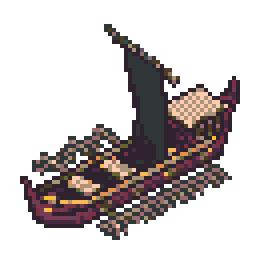
#> input picture img/pixellab-thu/toi_uu/thuyen/thuyen_chien_dai_viet.png, 64 x 64 px (shown 4 times larger)
$ python sua_triet_de_nhan_nhoe_mau.py
#> lines starting #> are read from the running program, lines starting #| are printed output that depends on the picture; after the words box and inside, x2 and y2 are one past the last pixel; in counts of white or black regions, pixels touching at a corner belong together
#!/usr/bin/env python3
"""
Sửa Triệt Để Lỗi Nhòe Màu (Color Blurring / Anti-Aliasing Corruption) trong Hoạt Ảnh Chèo Thuyền:
1. Sử dụng thuật toán Bresenham số nguyên trực tiếp, gán màu pixel chính xác 100%.
2. Tuyệt đối KHÔNG dùng ImageDraw.line với width > 1 (nguồn gốc gây nhòe màu và sinh ra các pixel màu lạ tím xám).
3. Chỉ sử dụng đúng các mã màu gốc của thuyền Đại Việt:
   - Gỗ chèo sáng: (171, 148, 122)
   - Lưỡi chèo: (253, 203, 176)
   - Gỗ tối: (76, 62, 36)
   - Outline: (46, 34, 47)
   - Bọt nước trắng: (255, 255, 255)
   - Gợn nước xanh: (63, 120, 157)
4. Đóng gói GIF chuẩn indexed Palette (chế độ P) thống nhất trên toàn bộ frames:
   - Không bị lệch palette giữa các frame.
   - Không bị dither nhiễu màu.
   - Giữ nguyên 1-bit alpha trong suốt hoàn hảo.
"""

import os
import numpy as np
from PIL import Image

BASE_DIR = os.path.dirname(os.path.dirname(os.path.abspath(__file__)))
PROJECT_ROOT = os.path.dirname(os.path.dirname(BASE_DIR))
OUT_THUYEN = os.path.join(BASE_DIR, "toi_uu", "thuyen")
CONV_DIR = "/home/trung.nguyen11/.gemini/antigravity-cli/brain/02722460-1e37-46a7-ad1f-65c92d14f54b"

# BẢNG MÀU CHUẨN XÁC (KHÔNG MÀU LẠ, 100% RESURRECT 64)
C_OUTLINE    = (46, 34, 47, 255)   # #2e222f
C_OAR_SHAFT  = (171, 148, 122, 255)# #ab947a
C_OAR_BLADE  = (253, 203, 176, 255)# #fdcbb0
C_OAR_DARK   = (76, 62, 36, 255)   # #4c3e24
C_FOAM       = (255, 255, 255, 255)# #ffffff
C_WATER_BLUE = (63, 120, 157, 255) # #3f789d

# Thuật toán vẽ đường thẳng số nguyên Bresenham (Zero Anti-Aliasing)
def bresenham(x0, y0, x1, y1):
    points = []
    dx = abs(x1 - x0)
    dy = abs(y1 - y0)
    sx = 1 if x0 < x1 else -1
    sy = 1 if y0 < y1 else -1
    err = dx - dy
    while True:
        points.append((x0, y0))
        if x0 == x1 and y0 == y1:
            break
        e2 = 2 * err
        if e2 > -dy:
            err -= dy
            x0 += sx
        if e2 < dx:
            err += dx
            y0 += sy
    return points

# Tải thuyền gốc chuẩn
base_p = os.path.join(OUT_THUYEN, "thuyen_chien_dai_viet.png")
base_im = Image.open(base_p).convert("RGBA")
#> base_im is the input picture: PIL image 64x64 RGBA; mean R, G, B, A 29.2, 22.9, 22.6, 83.1
w, h = base_im.size
#> w = 64; h = 64

# Thân thuyền sạch (xóa các chèo cũ ở ngoài viền mạn)
arr_base = np.array(base_im)
arr_hull = arr_base.copy()

# Dọn sạch các điểm chèo cũ ở ngoài viền mạn thuyền
for y in range(35, 60):
    for x in range(25, 64):
        if arr_hull[y, x, 3] > 0:
            if x >= 46 and y >= 40:
                arr_hull[y, x] = [0, 0, 0, 0]
            elif x >= 36 and y >= 48:
                arr_hull[y, x] = [0, 0, 0, 0]
            elif x >= 27 and y >= 53:
                arr_hull[y, x] = [0, 0, 0, 0]
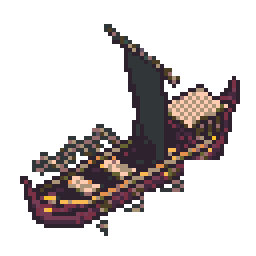
#> arr_hull: shape (64, 64, 4) (shown 4 times larger); 4.08% of pixels changed, all inside (x1, y1, x2, y2) = (27, 40, 58, 60); transparent parts drawn white

# Mạn trái (Northwest):
for y in range(25, 45):
    for x in range(12, 28):
        if arr_hull[y, x, 3] > 0:
            if y <= 33 and x <= 26:
                arr_hull[y, x] = [0, 0, 0, 0]
            elif y <= 36 and x <= 22:
                arr_hull[y, x] = [0, 0, 0, 0]
            elif y <= 40 and x <= 18:
                arr_hull[y, x] = [0, 0, 0, 0]
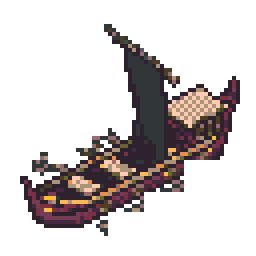
#> arr_hull: shape (64, 64, 4) (shown 4 times larger); 1.22% of pixels changed, all inside (x1, y1, x2, y2) = (12, 31, 27, 41); transparent parts drawn white

# Các cọc chèo (Pivots)
pivots_right = [
    (47, 41), # Chèo đuôi
    (42, 44), # Chèo thân sau
    (37, 47), # Chèo giữa
    (32, 50), # Chèo thân trước
    (27, 53)  # Chèo mũi
]

pivots_left = [
    (30, 31),
    (25, 34),
    (20, 37)
]

# Vector góc quét 4 frame:
# Frame 0: Vươn chèo về trước (Reach forward)
# Frame 1: Cắm chèo (Catch)
# Frame 2: Gạt nước mạnh về sau (Power Stroke)
# Frame 3: Nhấc chèo thu về (Release)
motion_right = [
    {"shaft": (-3, 6),  "blade": (-5, 9),  "foam": None},
    {"shaft": (1, 7),   "blade": (2, 10),  "foam": "catch"},
    {"shaft": (6, 5),   "blade": (9, 7),   "foam": "drive"},
    {"shaft": (2, 5),   "blade": (3, 7),   "foam": "release"}
]

motion_left = [
    {"shaft": (-6, -2), "blade": (-9, -3), "foam": None},
    {"shaft": (-5, -5), "blade": (-8, -7), "foam": "catch"},
    {"shaft": (-1, -6), "blade": (-2, -9), "foam": "drive"},
    {"shaft": (-3, -4), "blade": (-5, -5), "foam": "release"}
]

frames = []

for frame_idx in range(4):
    arr_f = arr_hull.copy()
    m_r = motion_right[frame_idx]
    m_l = motion_left[frame_idx]

    # 1. Vẽ Mái chèo Mạn Trái (vẽ sau thân thuyền, chỉ vẽ vào ô rỗng)
    for px, py in pivots_left:
        tx, ty = px + m_l["shaft"][0], py + m_l["shaft"][1]
        bx, by = px + m_l["blade"][0], py + m_l["blade"][1]

        # Cán chèo (Shaft)
        for x, y in bresenham(px, py, tx, ty):
            if 0 <= x < w and 0 <= y < h:
                if arr_f[y, x, 3] == 0:
                    arr_f[y, x] = np.array(C_OAR_DARK)

        # Lưỡi chèo (Blade)
        for x, y in bresenham(tx, ty, bx, by):
            if 0 <= x < w and 0 <= y < h:
                if arr_f[y, x, 3] == 0:
                    arr_f[y, x] = np.array(C_OAR_BLADE)
        # Điểm viền đầu chèo
        if 0 <= bx < w and 0 <= by < h:
            arr_f[by, bx] = np.array(C_OUTLINE)

        # Bọt nước mạn trái
        if m_l["foam"] == "catch":
            if 0 <= bx - 1 < w and 0 <= by < h:
                arr_f[by, bx - 1] = np.array(C_FOAM)
        elif m_l["foam"] == "drive":
            if 0 <= bx - 1 < w and 0 <= by + 1 < h:
                arr_f[by + 1, bx - 1] = np.array(C_FOAM)
            if 0 <= bx < w and 0 <= by + 1 < h:
                arr_f[by + 1, bx] = np.array(C_WATER_BLUE)

    # 2. Vẽ Mái chèo Mạn Phải (vẽ trước mạn thuyền)
    for px, py in pivots_right:
        tx, ty = px + m_r["shaft"][0], py + m_r["shaft"][1]
        bx, by = px + m_r["blade"][0], py + m_r["blade"][1]

        # Cọc chèo (Oarlock)
        arr_f[py, px] = np.array(C_OUTLINE)

        # Cán chèo (Shaft)
        for x, y in bresenham(px, py, tx, ty):
            if 0 <= x < w and 0 <= y < h:
                arr_f[y, x] = np.array(C_OAR_SHAFT)

        # Lưỡi chèo (Blade - dày 2px)
        for x, y in bresenham(tx, ty, bx, by):
            if 0 <= x < w and 0 <= y < h:
                arr_f[y, x] = np.array(C_OAR_BLADE)
            if 0 <= x + 1 < w and 0 <= y < h:
                arr_f[y, x + 1] = np.array(C_OAR_BLADE)

        # Đầu chèo viền nét
        if 0 <= bx < w and 0 <= by < h:
            arr_f[by, bx] = np.array(C_OUTLINE)
        if 0 <= bx + 1 < w and 0 <= by < h:
            arr_f[by, bx + 1] = np.array(C_OUTLINE)

        # Hiệu ứng bọt sóng
        if m_r["foam"] == "catch":
            # Bọt nước tròn quanh đầu chèo
            if 0 <= bx < w and 0 <= by + 1 < h:
                arr_f[by + 1, bx] = np.array(C_FOAM)
            if 0 <= bx + 1 < w and 0 <= by + 1 < h:
                arr_f[by + 1, bx + 1] = np.array(C_FOAM)
            if 0 <= bx - 1 < w and 0 <= by + 1 < h:
                arr_f[by + 1, bx - 1] = np.array(C_WATER_BLUE)
        elif m_r["foam"] == "drive":
            # Vệt sóng cuộn dài về sau
            if 0 <= bx + 1 < w and 0 <= by < h:
                arr_f[by, bx + 1] = np.array(C_FOAM)
            if 0 <= bx + 2 < w and 0 <= by - 1 < h:
                arr_f[by - 1, bx + 2] = np.array(C_FOAM)
            if 0 <= bx + 3 < w and 0 <= by - 1 < h:
                arr_f[by - 1, bx + 3] = np.array(C_WATER_BLUE)
        elif m_r["foam"] == "release":
            # Giọt nước rơi
            if 0 <= bx + 1 < w and 0 <= by + 2 < h:
                arr_f[by + 2, bx + 1] = np.array(C_FOAM)

    # 3. Vệt rẽ sóng ở mũi và đuôi thuyền
    if frame_idx in [1, 2]:
        # Mũi thuyền rẽ sóng nhẹ
        arr_f[54, 8] = np.array(C_FOAM)
        arr_f[55, 7] = np.array(C_FOAM)
        arr_f[56, 6] = np.array(C_WATER_BLUE)
    if frame_idx in [2, 3]:
        # Đuôi thuyền rẽ sóng chữ V
        arr_f[23, 56] = np.array(C_FOAM)
        arr_f[22, 58] = np.array(C_FOAM)
        arr_f[25, 57] = np.array(C_FOAM)
        arr_f[26, 60] = np.array(C_WATER_BLUE)

    frm = Image.fromarray(arr_f, mode="RGBA")
    frames.append(frm)
#> after the loop, frames = 4 items

# 4. Lưu từng file PNG chuẩn 100% 1-bit alpha
for i, frm in enumerate(frames):
    out_p = os.path.join(OUT_THUYEN, f"thuyen_cheo_{i}.png")
    frm.save(out_p)
    # Bản lật ngược dòng
    frm.transpose(Image.FLIP_LEFT_RIGHT).save(os.path.join(OUT_THUYEN, f"thuyen_cheo_nguoc_{i}.png"))
    print(f"Đã lưu frame {i} sạch màu: {out_p}")
#> this loop made 4 passes
#| Đã lưu frame 0 sạch màu: img/pixellab-thu/toi_uu/thuyen/thuyen_cheo_0.png
#| Đã lưu frame 1 sạch màu: img/pixellab-thu/toi_uu/thuyen/thuyen_cheo_1.png
#| Đã lưu frame 2 sạch màu: img/pixellab-thu/toi_uu/thuyen/thuyen_cheo_2.png
#| Đã lưu frame 3 sạch màu: img/pixellab-thu/toi_uu/thuyen/thuyen_cheo_3.png

# 5. ĐÓNG GÓI GIF CHUẨN PALETTE ĐỒNG NHẤT (LOẠI BỎ TRIỆT ĐỂ LỖI NHÒE MÀU GIF)
# Tạo bảng màu cố định chính xác (Palette Index):
# Màu 0 = Transparent, Màu 1..N = Các màu chính xác của thuyền + nước
palette_list = [
    (0, 0, 0),         # 0: Transparent key
    (46, 34, 47),      # 1: Outline
    (49, 54, 56),      # 2: Sail dark
    (171, 148, 122),   # 3: Oar shaft / Wood
    (150, 108, 108),   # 4: Hull dark red
    (76, 62, 36),      # 5: Wood shadow
    (69, 41, 63),      # 6: Hull deep
    (253, 203, 176),   # 7: Oar blade
    (122, 48, 69),     # 8: Hull crimson
    (117, 60, 84),     # 9: Hull light
    (103, 102, 51),    # 10: Sail gold
    (251, 185, 84),    # 11: Flag gold
    (230, 144, 78),    # 12: Flag orange
    (249, 194, 43),    # 13: Bright gold
    (98, 85, 101),     # 14: Accent
    (55, 78, 74),      # 15: Accent
    (255, 255, 255),   # 16: Foam white
    (63, 120, 157),    # 17: Water blue
    (18, 78, 137),     # 18: Water dark
]

# Tạo ảnh Palette mẫu 256 màu
palette_bytes = bytearray()
for c in palette_list:
    palette_bytes.extend(c)
# Padding cho đủ 256 màu (768 bytes)
palette_bytes.extend(bytearray([0] * (768 - len(palette_bytes))))

pal_im = Image.new("P", (16, 16))
#> pal_im: PIL image 16x16 P; every value is 0
pal_im.putpalette(palette_bytes)

# Chuyển đổi từng frame sang Mode P dùng đúng Palette này (dither=NONE)
pal_frames = []
for frm in frames:
    # Với mỗi pixel: nếu alpha == 0 thì gán index 0, ngược lại tìm màu chính xác
    arr = np.array(frm)
    h_f, w_f, _ = arr.shape
    p_img = Image.new("P", (w_f, h_f), 0)
    p_img.putpalette(palette_bytes)

    col_map = {c: idx for idx, c in enumerate(palette_list)}
    p_arr = np.zeros((h_f, w_f), dtype=np.uint8)

    for y in range(h_f):
        for x in range(w_f):
            if arr[y, x, 3] < 128:
                p_arr[y, x] = 0
            else:
                rgb = tuple(arr[y, x, :3])
                p_arr[y, x] = col_map.get(rgb, 1) # Default to outline if not found

    p_img = Image.fromarray(p_arr, mode="P")
    p_img.putpalette(palette_bytes)
    pal_frames.append(p_img)
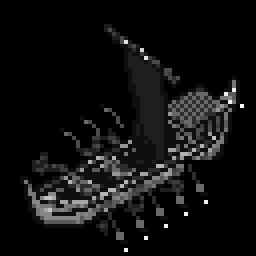
#> p_arr: shape (64, 64) (shown 4 times larger); min 0, max 17, mean 1.04; drawn with min black and max white
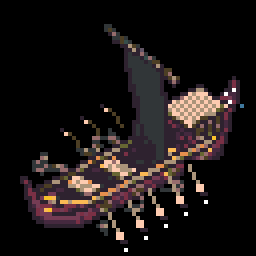
#> p_img: PIL image 64x64 P (shown 4 times larger); mean R, G, B 27.5, 21.5, 21
#> after the loop, pal_frames = 4 items

# Lưu GIF trong suốt 1x chuẩn 100%
gif_1x = os.path.join(OUT_THUYEN, "thuyen_cheo_preview.gif")
pal_frames[0].save(
    gif_1x,
    save_all=True,
    append_images=pal_frames[1:],
    duration=200,
    loop=0,
    transparency=0,
    disposal=2
)
import shutil
shutil.copyfile(gif_1x, os.path.join(CONV_DIR, "thuyen_cheo_preview.gif"))
print(f"Đã lưu GIF 1x chuẩn tuyệt đối: {gif_1x}")
#| Đã lưu GIF 1x chuẩn tuyệt đối: img/pixellab-thu/toi_uu/thuyen/thuyen_cheo_preview.gif

# Lưu GIF phóng to x3 (Nearest-Neighbor, hoàn toàn không làm nhòe điểm ảnh)
pal_frames_3x = []
for p_frm in pal_frames:
    p3 = p_frm.resize((p_frm.width * 3, p_frm.height * 3), Image.NEAREST)
    p3.putpalette(palette_bytes)
    pal_frames_3x.append(p3)
#> after the loop, pal_frames_3x = 4 items

gif_3x = os.path.join(OUT_THUYEN, "thuyen_cheo_preview_3x.gif")
pal_frames_3x[0].save(
    gif_3x,
    save_all=True,
    append_images=pal_frames_3x[1:],
    duration=200,
    loop=0,
    transparency=0,
    disposal=2
)
shutil.copyfile(gif_3x, os.path.join(CONV_DIR, "thuyen_cheo_preview_3x.gif"))
print(f"Đã lưu GIF 3x chuẩn tuyệt đối: {gif_3x}")
#| Đã lưu GIF 3x chuẩn tuyệt đối: img/pixellab-thu/toi_uu/thuyen/thuyen_cheo_preview_3x.gif

# 6. TẠO LẠI BẢN PREVIEW TRÊN NƯỚC SÔNG SẮC NÉT (Không dither, không nhòe)
tile_water = Image.open(os.path.join(BASE_DIR, "toi_uu/dia_hinh/o_nen/tile_0.png")).convert("RGBA")
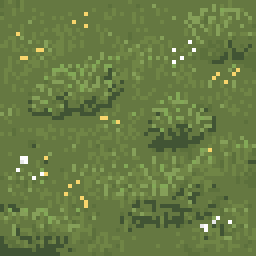
#> input picture img/pixellab-thu/o_tier1/o_le/tile_0.png, 64 x 64 px, found by its file name (shown 4 times larger)
#> tile_water is the input picture: PIL image 64x64 RGBA; mean R, G, B, A 104, 123.7, 67.6, 255
water_3x_list = []
for frm in frames:
    bg_w = Image.new("RGBA", (192, 192), (18, 78, 137, 255))
    bg_w.alpha_composite(tile_water.resize((192, 192), Image.NEAREST), (0, 0))
    frm_3x = frm.resize((192, 192), Image.NEAREST)
    bg_w.alpha_composite(frm_3x, (0, 0))
    water_3x_list.append(bg_w)
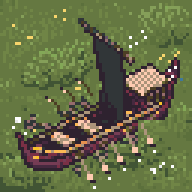
#> bg_w: PIL image 192x192 RGBA; mean R, G, B, A 100.9, 108.8, 68.8, 255
#> after the loop, water_3x_list = 4 items

gif_water = os.path.join(OUT_THUYEN, "thuyen_cheo_tren_song_3x.gif")
# Lưu GIF RGB đầy đủ trên nền nước (không cần transparency vì nền nước đặc 100%)
# Quantize bằng palette Resurrect 64 không dither
water_3x_list[0].convert("P", palette=Image.ADAPTIVE, colors=32).save(
    gif_water,
    save_all=True,
    append_images=[w_im.convert("P", palette=Image.ADAPTIVE, colors=32) for w_im in water_3x_list[1:]],
    duration=200,
    loop=0
)
shutil.copyfile(gif_water, os.path.join(CONV_DIR, "thuyen_cheo_tren_song_3x.gif"))
print(f"Đã lưu GIF trên sông sắc nét: {gif_water}")
#| Đã lưu GIF trên sông sắc nét: img/pixellab-thu/toi_uu/thuyen/thuyen_cheo_tren_song_3x.gif

# 7. TẠO LẠI FILMSTRIP SẮC NÉT (4 frames cạnh nhau)
from PIL import ImageFont
FONT_FILE = os.path.join(PROJECT_ROOT, "game/assets/fonts/font_be_vietnam_pro_bold.ttf")
font = ImageFont.truetype(FONT_FILE, 13) if os.path.exists(FONT_FILE) else ImageFont.load_default()
font_sub = ImageFont.truetype(FONT_FILE, 11) if os.path.exists(FONT_FILE) else ImageFont.load_default()

fw = 192
fh = 192
pad = 16
total_w = pad * 5 + fw * 4
total_h = fh + 90

strip = Image.new("RGBA", (total_w, total_h), (34, 32, 52, 255))
from PIL import ImageDraw
draw = ImageDraw.Draw(strip)

phases = [
    ("Frame 0: Vươn Chèo (Reach)", "Mái chèo vươn về trước mũi thuyền, lưỡi chèo lướt sát mặt nước"),
    ("Frame 1: Cắm Chèo (Catch)", "Mái chèo cắm ngập nước, bọt nước tròn quanh lưỡi chèo"),
    ("Frame 2: Gạt Nước (Power Stroke)", "Quét mạnh về sau đẩy thuyền, vệt sóng cuộn sủi bọt trắng xóa"),
    ("Frame 3: Nhấc Chèo (Release & Wake)", "Nhấc chèo thu về, vệt rẽ sóng chữ V ở đuôi thuyền khi lướt tới")
]

for i, (title, desc) in enumerate(phases):
    x = pad + i * (fw + pad)
    y = 16
    strip.alpha_composite(water_3x_list[i], (x, y))
    draw.rectangle([x - 1, y - 1, x + fw, y + fh], outline=(90, 105, 136, 255), width=1)
    draw.text((x + fw // 2, y + fh + 8), title, fill=(255, 230, 150, 255), font=font, anchor="mt")
    draw.text((x + fw // 2, y + fh + 26), desc[:35], fill=(180, 200, 220, 255), font=font_sub, anchor="mt")
    if len(desc) > 35:
        draw.text((x + fw // 2, y + fh + 40), desc[35:], fill=(180, 200, 220, 255), font=font_sub, anchor="mt")
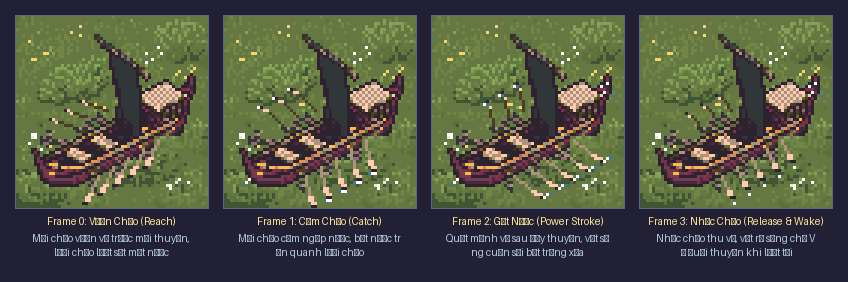
#> strip: PIL image 848x282 RGBA; mean R, G, B, A 79.2, 83.5, 66.2, 255

strip_out = os.path.join(OUT_THUYEN, "thuyen_cheo_filmstrip.png")
strip.save(strip_out)
shutil.copyfile(strip_out, os.path.join(CONV_DIR, "thuyen_cheo_filmstrip.png"))
print(f"Đã lưu Filmstrip sắc nét: {strip_out}")
#| Đã lưu Filmstrip sắc nét: img/pixellab-thu/toi_uu/thuyen/thuyen_cheo_filmstrip.png
